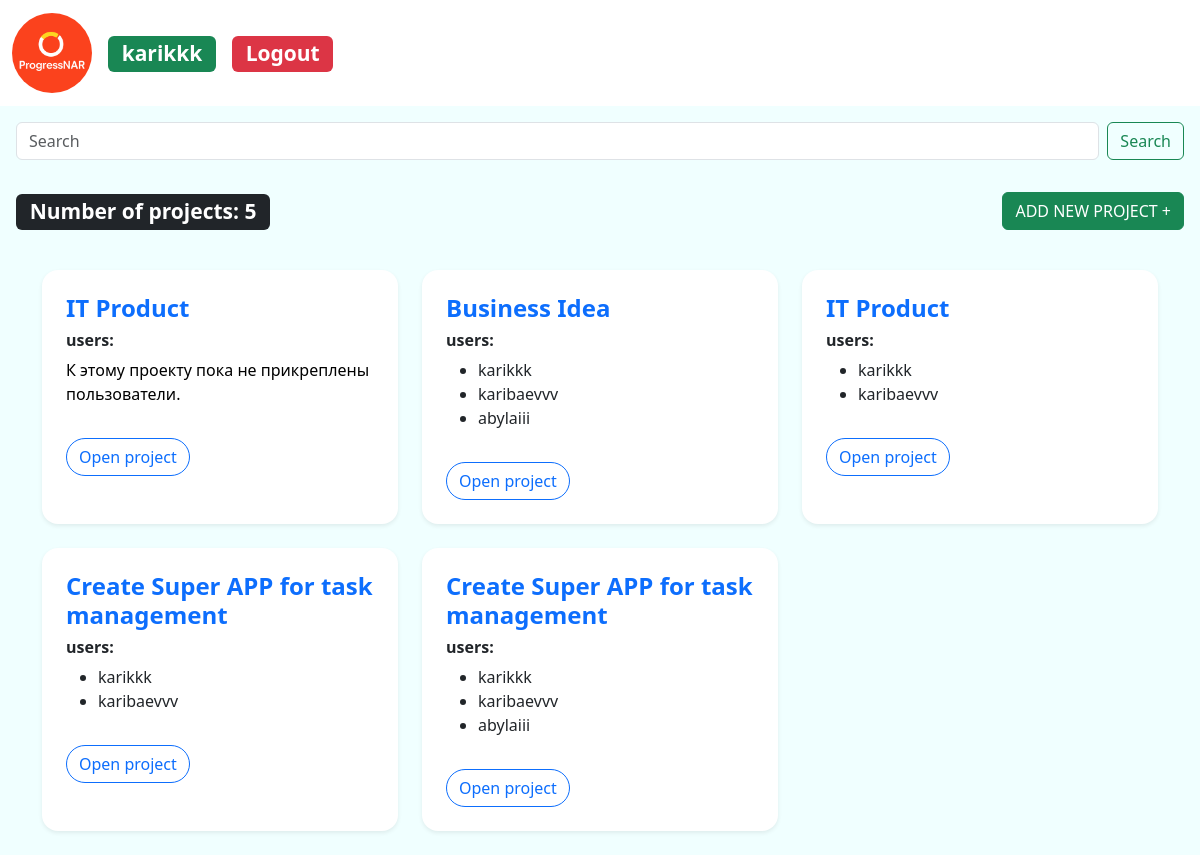
The app's page / (signed in) with its own data.
### todoApp_main/models.py (models this page shows, shortened)
class Projects(models.Model):
    id = models.UUIDField(primary_key=True, default=uuid.uuid4, editable=False)
    name = models.CharField(max_length=100)
    admin = models.ForeignKey(
        User,
        on_delete=models.CASCADE,
        related_name='admin_projects',
    )
    users = ManyToManyField(
        User,
        related_name='user_projects',
        blank=True
    )
    tasks = ManyToManyField(
        'Task',
        related_name='user_projects',
        blank=True
    )

### todoApp_main/views.py (the view)
# urls.py: path('',views.home,name="home"),
@login_required(login_url='login')
def home(request):
    q = request.GET.get('q') if request.GET.get('q') != None else ''
    projects = Projects.objects.filter(Q(name__icontains = q),admin = request.user)
    projects_amount = projects.count()
    context = {'projects':projects,'projects_amount':projects_amount}
    return render(request,'todoApp_main/home.html',context)

### todoApp_main/templates/todoApp_main/home.html
{% extends 'main.html' %}
{% block content %}
<div class="p-3">
    <form class="d-flex" role="search">
        <input class="form-control me-2" name='q' type="search" placeholder="Search" aria-label="Search"/>
        <button class="btn btn-outline-success" type="submit">Search</button>
    </form>
</div>
<div class="p-3 d-flex flex-column flex-md-row justify-content-between align-items-start align-items-md-center">
  <h3 class="mb-2 mb-md-0">
    <span class="badge text-bg-dark">Number of projects: {{ projects_amount }}</span>
  </h3>
  <a href="{% url 'project_create' %}"><button type="button" class="btn btn-success">ADD NEW PROJECT +</button></a>
</div>
<div class="container py-4">
  <div class="row g-4">
    {% for project in projects %}
      <div class="col-md-6 col-lg-4">
        <div class="card h-100 shadow-sm border-0 rounded-4 position-relative task-card">
          <div class="card-body p-4">
            <h4 class="card-title fw-bold text-primary">
              {{ project.name}}
            </h4>
            <h6 class="card-title fw-bold ">
              users:
            </h6>
            {% if project.users.all %}
                <ul>
                    {% for user in project.users.all %}
                        <li>
                            {{ user.username }} <br>
                        </li>
                    {% endfor %}
                </ul>
            {% else %}
                <p>К этому проекту пока не прикреплены пользователи.</p>
            {% endif %}
            <a href="{% url 'project' project.id %}" class="btn btn-outline-primary rounded-pill mt-3">
              Open project
            </a>
          </div>
        </div>
      </div>
    {% endfor %}
  </div>
</div>
{% endblock %}

### templates/navbar.html (shortened to what this page needs)
{% load static %}
<nav class="navbar navbar-expand-lg bg-body-tertiary">
  <div class="container-fluid">
    <a class="navbar-brand" href="/"><img class="circle-img" src="{% static 'images/project-icon-1.png'%}" width="100" height="100"> </a>
    <div class="collapse navbar-collapse" id="navbarSupportedContent">
      <ul class="navbar-nav me-auto mb-2 mb-lg-0">
        {% if request.user.is_authenticated %}
        <h3 class="mb-2 mb-md-0 me-3">
          <span class="badge text-bg-success"> {{ user.username }}</span>
        </h3>
         <h3 class="mb-2 mb-md-0">
          <span class="badge text-bg-danger">  <a class="custom-link" class="nav-link" href="{% url 'logout' %}">Logout</a></span>
        </h3>
        {% else %}
        <h3 class="mb-2 mb-md-0">
          <span class="badge text-bg-success">  <a class="custom-link" class="nav-link" href="{% url 'login' %}">Login</a></span>
        </h3>
        {% endif %}
      </ul>
    </div>
  </div>
</nav>

### static/styles/main.css (style rules this page uses)
p { color: black; }
body { background-color: azure; }
a { text-decoration: none; }
.circle-img { width: 80px; height: 80px; border-radius: 50%; object-fit: cover; }
.navbar { background-color: white !important; }
.custom-link { color: white; }

### records on screen
Projects: name "IT Product", shows "К этому проекту пока не прикреплены пользователи."
Projects: name "Business Idea"
Projects: name "IT Product"
Projects: name "Create Super APP for task management"
Projects: name "Create Super APP for task management"

### other values on screen
{{ user.username }} "karikkk"
{{ projects_amount }} "5"
{{ user.username }} "karibaevvv"
{{ user.username }} "abylaiii"
